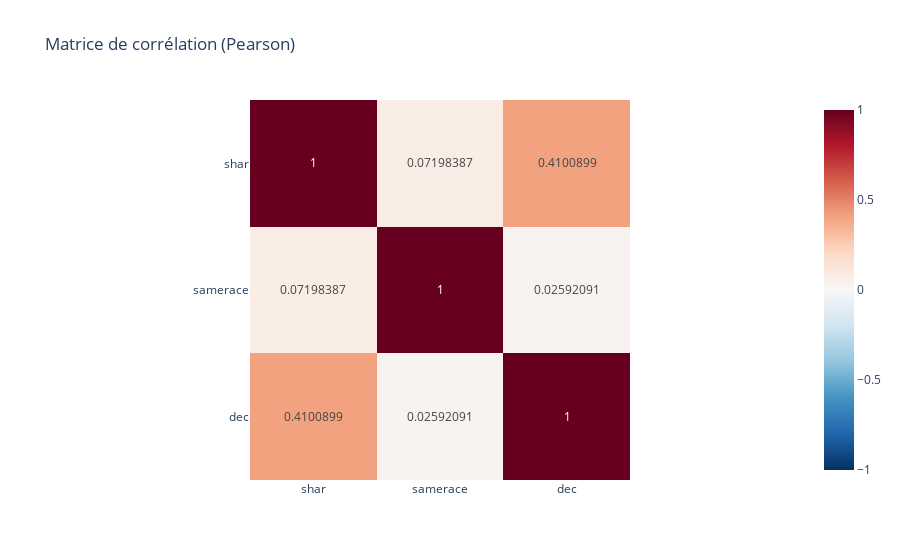

Source (notebook cell):
### Markdown cell above
### Y a t'il une corrélation entre le match et si les deux participants sont de la même etnie ?

### Code cell
print(filterd_df[['shar','samerace','dec']].corr()['dec'])
corr_etnie = filterd_df[['shar','samerace','dec']].corr()
corr_df_fig = px.imshow(corr_etnie, text_auto=True,
    color_continuous_scale="RdBu_r",
    title="Matrice de corrélation (Pearson)",
    zmin=-1, zmax=1)
corr_df_fig.show()
print("\nTaux de second rdv par même origine (0 : non - 1 : oui):")
print(filterd_df.groupby('samerace')['dec'].mean())

filterd_df['shar_supp_5'] = (filterd_df['shar'] >= 6).astype(int)

print("\nTaux de second rdv par intérêts partagés (>=6) (0 : non - 1 : oui) :")
print(filterd_df.groupby('shar_supp_5')['dec'].mean())

### Figure 1 — Plotly figure (JSON) as saved in the notebook; plotly's stock layout.template omitted (floating-point values rounded to 4 significant figures)
{"data": [{"coloraxis": "coloraxis", "hovertemplate": "x: %{x}<br>y: %{y}<br>color: %{z}<extra></extra>", "name": "0", "texttemplate": "%{z}", "type": "heatmap", "x": ["shar", "samerace", "dec"], "xaxis": "x", "y": ["shar", "samerace", "dec"], "yaxis": "y", "z": [[1.0, 0.07198, 0.4101], [0.07198, 1.0, 0.02592], [0.4101, 0.02592, 1.0]]}], "layout": {"coloraxis": {"cmax": 1, "cmin": -1, "colorscale": [[0, "rgb(5,48,97)"], [0.1, "rgb(33,102,172)"], [0.2, "rgb(67,147,195)"], [0.3, "rgb(146,197,222)"], [0.4, "rgb(209,229,240)"], [0.5, "rgb(247,247,247)"], [0.6, "rgb(253,219,199)"], [0.7, "rgb(244,165,130)"], [0.8, "rgb(214,96,77)"], [0.9, "rgb(178,24,43)"], [1, "rgb(103,0,31)"]]}, "title": {"text": "Matrice de corrélation (Pearson)"}, "xaxis": {"anchor": "y", "constrain": "domain", "domain": [0, 1], "scaleanchor": "y"}, "yaxis": {"anchor": "x", "autorange": "reversed", "constrain": "domain", "domain": [0, 1]}}}
